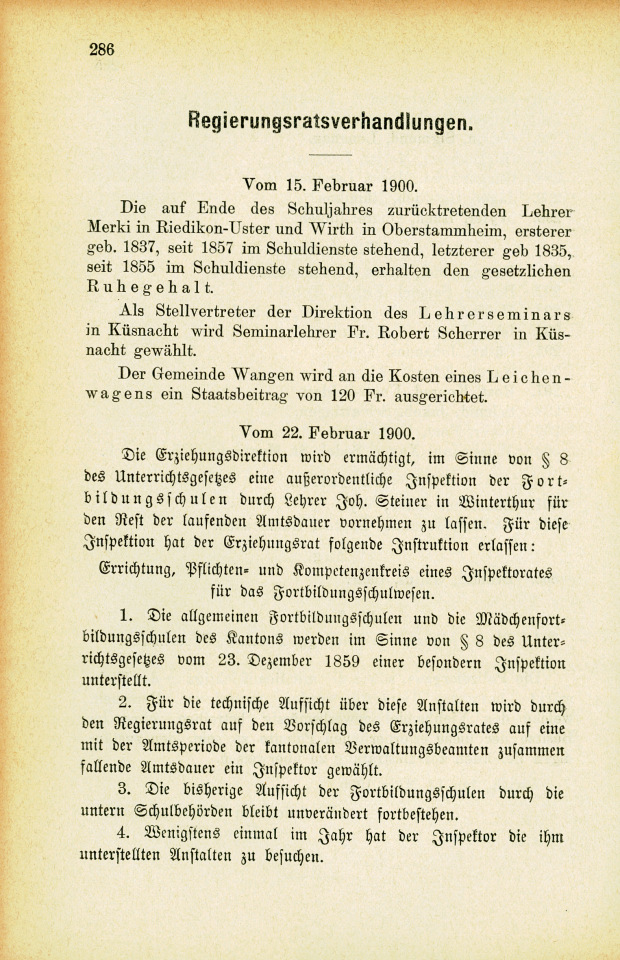
#> input picture Abl_1900_X__S__0287.tif, 620 x 960 px, found by its file name
$ jupyter execute --allow-errors 02_ocr_pipeline_tesseract_calamari.ipynb
#> lines starting #> are read from the running program, lines starting #| are printed output that depends on the picture; after the words box and inside, x2 and y2 are one past the last pixel; in counts of white or black regions, pixels touching at a corner belong together
# Lokale OCR-Pipeline: Tesseract + Calamari (Fraktur)

Dieses Notebook führt OCR auf `testbild.png` aus – einmal mit Tesseract, einmal mit Calamari.

[cell 1]
from pathlib import Path
import subprocess
import shutil
from PIL import Image
import pytesseract
from pytesseract import Output

# Funktioniert sowohl aus dem Repo-Root als auch aus ./notebooks.
CANDIDATE_ROOTS = [Path.cwd().resolve(), Path.cwd().resolve().parent]
PROJECT_ROOT = next((p for p in CANDIDATE_ROOTS if (p / 'Abl_1900_X__S__0287.tif').exists()), CANDIDATE_ROOTS[0])
TEST_IMAGE = PROJECT_ROOT / 'Abl_1900_X__S__0287.tif'
INPUT_STEM = TEST_IMAGE.stem  # Dateiname ohne Extension für Output-Ordner
VENV311_BIN = PROJECT_ROOT / '.venv311' / 'bin'
CALAMARI_PREDICT_BIN = VENV311_BIN / 'calamari-predict'
CALAMARI_PREDICT_EXE = str(CALAMARI_PREDICT_BIN) if CALAMARI_PREDICT_BIN.exists() else 'calamari-predict'
OUT_DIR = PROJECT_ROOT / 'outputs'
OUT_DIR.mkdir(exist_ok=True)

assert TEST_IMAGE.exists(), f'Missing test image: {TEST_IMAGE}'

print('Using image:', TEST_IMAGE)
print('Input stem:', INPUT_STEM)
print('Outputs:', OUT_DIR)
print('tesseract:', shutil.which('tesseract'))
print('calamari-predict (resolved):', CALAMARI_PREDICT_EXE)
print('calamari-predict (PATH):', shutil.which('calamari-predict'))

## (Optional) Bildvorschau

[cell 2]
img = Image.open(TEST_IMAGE)
#> img is the input picture: PIL image 620x960 RGB; mean R, G, B 225.6, 216.6, 184.3
img

## 1) Tesseract-OCR

[cell 3]
# Tesseract-Sprachen anpassen, z. B. 'deu', 'frk', oder kombiniert: 'deu+frk'
TESS_LANG = 'deu+frk'
TESS_PSM = 6  # 6 = assume a uniform block of text
TESS_MODEL_NAME = f'tesseract_{TESS_LANG}'.replace('+', '-')

tess_config = f'--psm {TESS_PSM}'
#> (the rest of this cell did not finish here and is left out)

## 2) Zeilensegmentierung (für Calamari)

Das Fraktur-Modell arbeitet besser auf **Zeilenbildern**. Wir nutzen Tesseract nur für die Layout-/Zeilen-Segmentierung.

## 2a) Bildvorverarbeitung (Binarisierung)

Calamari-Modelle wurden auf binarisierten Bildern (OCRopus nlbin) trainiert. Eine einfache Otsu-Binarisierung verbessert die Ergebnisse.

[cell 4]
import cv2
import numpy as np

# Bild laden und Binarisierung durchführen
img_cv = cv2.imread(str(TEST_IMAGE), cv2.IMREAD_GRAYSCALE)
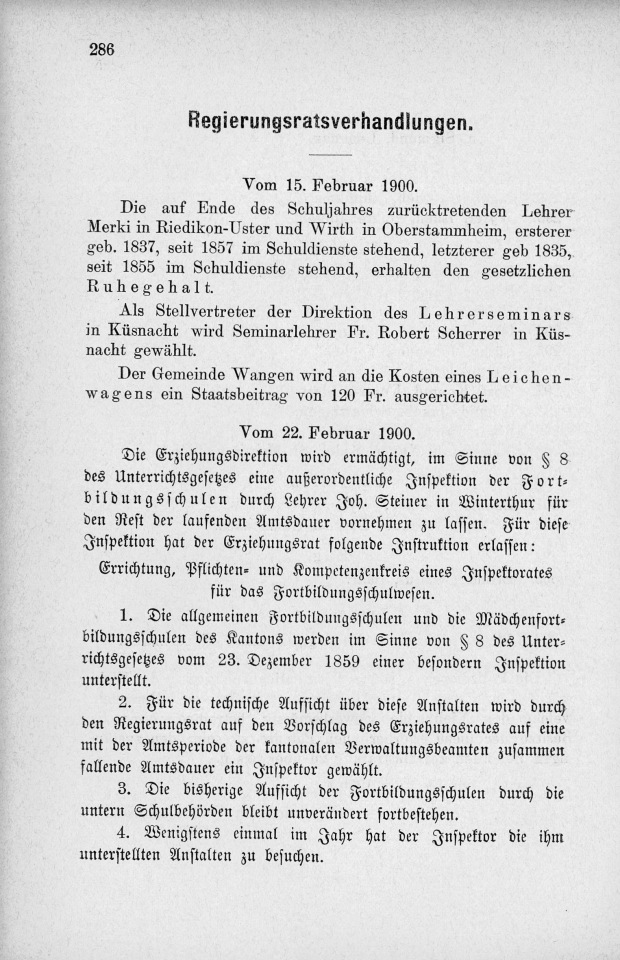
#> img_cv: shape (960, 620); min 0, max 251, mean 215.6

# Otsu-Binarisierung (gut für historische Drucke)
_, img_binary = cv2.threshold(img_cv, 0, 255, cv2.THRESH_BINARY + cv2.THRESH_OTSU)
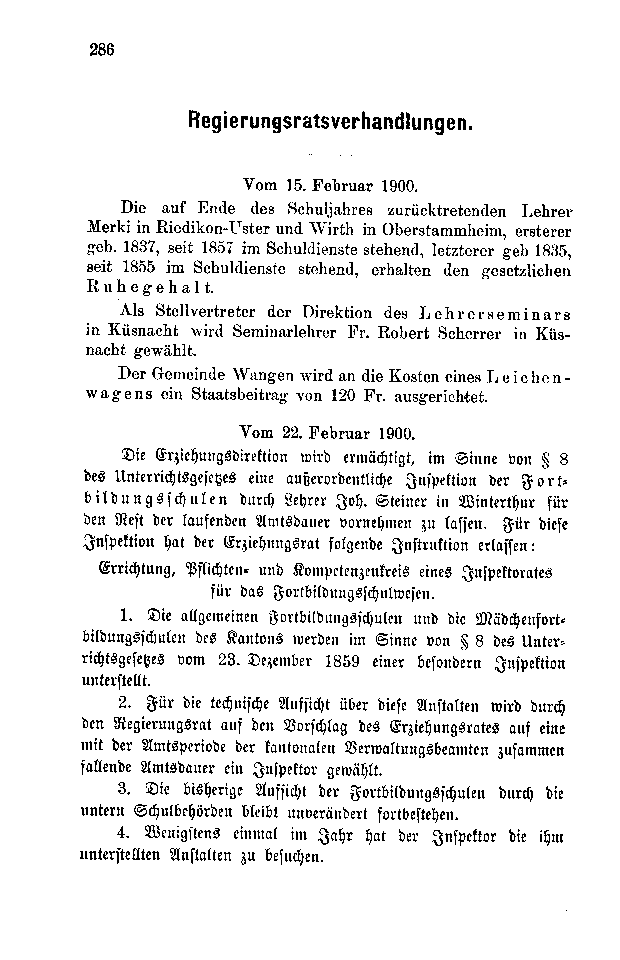
#> img_binary: shape (960, 620); 92.7% white; black in thin lines or dots, all inside (x1, y1, x2, y2) = (80, 43, 573, 911)

# Als PIL Image für weitere Verarbeitung
img_bin_pil = Image.fromarray(img_binary)

# Vorschau
print(f'Original shape: {img_cv.shape}, Binary shape: {img_binary.shape}')
#| Original shape: (960, 620), Binary shape: (960, 620)
img_bin_pil

[cell 5]
# Lines-Ordner im Input-spezifischen Unterordner
lines_dir = OUT_DIR / f'lines_{INPUT_STEM}'
lines_dir.mkdir(exist_ok=True)

# Verwende binarisiertes Bild für bessere Segmentierung und OCR
#> (the rest of this cell did not finish here and is left out)

## 3) Calamari-OCR (Frakturmodell, zeilenweise)

Calamari wird hier über die CLI aufgerufen und auf die segmentierten Zeilenbilder angewendet.

[cell 6]
# Das deep3_lsh4 Modell (Latin Script Historical) ist das beste für gemischte Fraktur/Antiqua
# Alternative: gt4histocr (bereits vorhanden)
MODEL_DIR = (PROJECT_ROOT / 'models/calamari_models/calamari_models_experimental/deep3_fraktur19').resolve()
CALAMARI_MODEL_NAME = MODEL_DIR.name  # z.B. 'deep3_lsh4'
CALAMARI_MODEL_PATHS = [
    MODEL_DIR / '0.ckpt.json',
    MODEL_DIR / '1.ckpt.json',
    MODEL_DIR / '2.ckpt.json',
    MODEL_DIR / '3.ckpt.json',
    MODEL_DIR / '4.ckpt.json',
]

print(f'Model: {CALAMARI_MODEL_NAME}')
for p in CALAMARI_MODEL_PATHS:
    print(p, 'exists:', p.exists())
